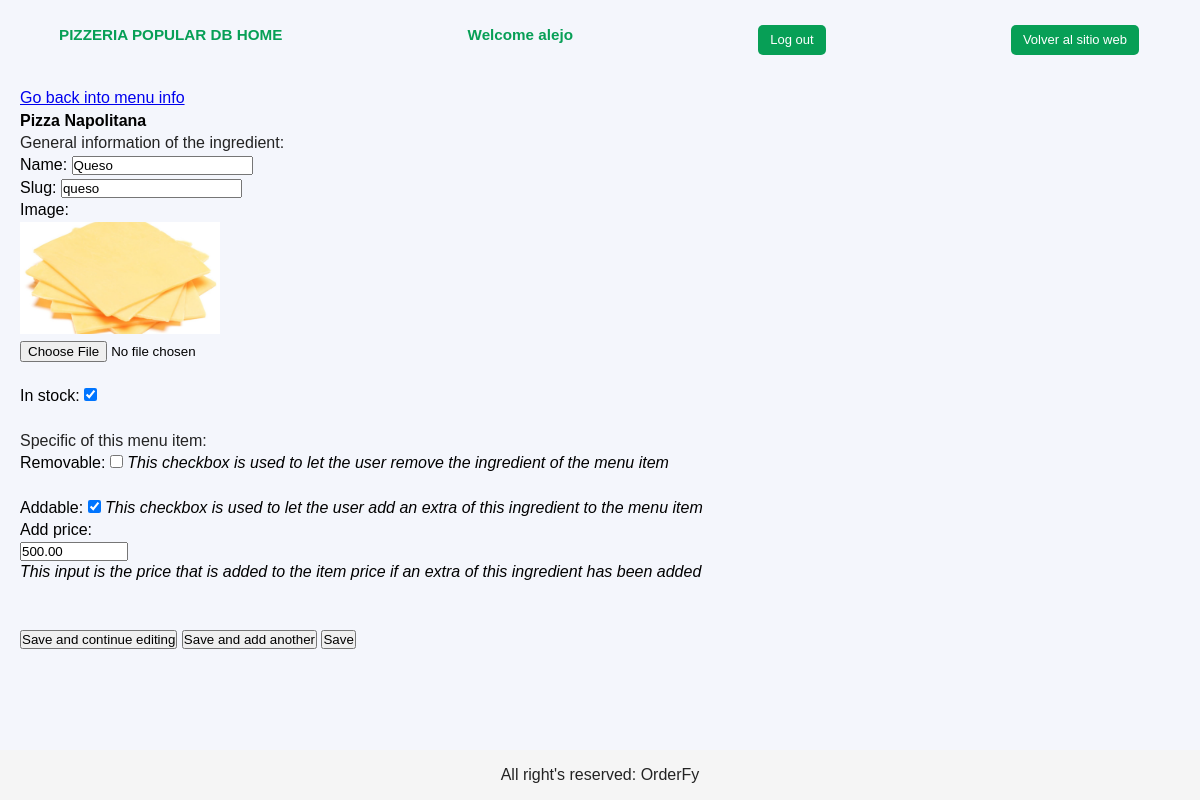
/database/pizzeria_popular/piz1/almuerzo/15/edit_item_ingredient/queso (signed in), run on the app's committed database.
### restaurants/models.py (models this page shows, shortened)
class Restaurant(models.Model):
    def get_upload_to_path_logo(self, filename):
        return f'{self.slug}/logo/{filename}'
    def get_upload_to_path_image(self, filename):
        return f'{self.slug}/image/{filename}'
    id= models.AutoField(primary_key=True)
    name= models.CharField(max_length=80)
    slug= models.SlugField(max_length=20, unique=True)
    description= models.TextField(max_length=1000, blank=True, null=True)
    logo= models.ImageField(upload_to=get_upload_to_path_logo, default="default_restaurant_logo.png")
    image= models.ImageField(upload_to=get_upload_to_path_image, default="default_restaurant_image.png")
    primary_color= models.CharField(max_length=7, validators=[functions.validate_color_hex])
    secondary_color= models.CharField(max_length=7, validators=[functions.validate_color_hex])
    q_branches= models.PositiveSmallIntegerField(default=1, validators=[functions.validate_not_zero])
    created= models.DateTimeField(auto_now_add= True)
    updated= models.DateTimeField(auto_now= True)
    class Meta:
        verbose_name=  "Restaurant"
        verbose_name_plural= "Restaurants"

class MenuItem(models.Model):
    category= models.ForeignKey(Category, on_delete=models.CASCADE)
    def get_upload_to_path_image(self, filename):
        return f'{self.category.type_of_category.branch.restaurant.slug}/image/{self.category.type_of_category.branch.slug}/{self.category.type_of_category.slug}/{self.category.slug}/{filename}'
    id = models.AutoField(primary_key= True)
    name= models.CharField(max_length=80)
    description= models.TextField(max_length=1000, blank=True, null=True)
    image= models.ImageField(upload_to=get_upload_to_path_image, default= 'default_menu_item.jpg')
    price= models.DecimalField(max_digits= 10, decimal_places= 2)
    in_stock= models.BooleanField(default= True)
    created= models.DateTimeField(auto_now_add= True)
    updated= models.DateTimeField(auto_now= True)
    class Meta:
        verbose_name=  "Menu Item"
        verbose_name_plural= "Menu Items"

class Ingredient(models.Model):
    menuItem= models.ManyToManyField(MenuItem, related_name="Ingredient", through='MenuItemIngredient')
    restaurant= models.ForeignKey(Restaurant, on_delete= models.CASCADE)
    def get_upload_to_path_image(self, filename):
        return f'{self.restaurant.slug}/image/ingredients/{filename}'
    id= models.AutoField(primary_key=True)
    name= models.CharField(max_length= 80)
    slug= models.SlugField(max_length= 20, unique=True)
    in_stock= models.BooleanField(default= True)
    image= models.ImageField(upload_to= get_upload_to_path_image, default= 'default_ingredient.png')
    created= models.DateTimeField(auto_now_add= True)
    updated= models.DateTimeField(auto_now= True)
    class Meta:
        verbose_name=  "Ingredient"
        verbose_name_plural= "Ingredients"

class MenuItemIngredient(models.Model):
    menu_item = models.ForeignKey(MenuItem, on_delete=models.CASCADE)
    ingredient = models.ForeignKey(Ingredient, on_delete=models.CASCADE)
    removable = models.BooleanField(default=True)
    price_remove = models.DecimalField(max_digits=10, decimal_places=2, default=0)
    addable= models.BooleanField(default=False)
    price_add = models.DecimalField(max_digits=10, decimal_places=2, default=0)
    class Meta:
        unique_together = ('menu_item', 'ingredient')
        verbose_name=  "Menu Item Ingredient"
        verbose_name_plural= "Menu Item Ingredients"

### access_user/models.py (models this page shows)
class CustomUser(AbstractUser):
    restaurant= models.ForeignKey(Restaurant, on_delete=models.CASCADE, blank=True, null=True)

### access_user/views/edit_db.py (the view, shortened to what this page needs)
# urls.py: path('<str:restaurant_slug>/<str:branch_slug>/<str:type_slug>/<int:item_id>/edit_item_ingredient/<str:ingredient_slug>', login_required(edit_db.edit_item_ingredient), name='edit_item_ingredient'),
@login_required
def edit_item_ingredient(request, restaurant_slug, branch_slug, type_slug, item_id, ingredient_slug):
    restaurant= functions.get_restaurant(restaurant_slug)
    if not restaurant: return HttpResponseNotFound("Cannot find restaurant named '" + restaurant_slug + "'")
    answer= functions.check_user(request, restaurant)
    if answer== "no_access": return HttpResponseForbidden(f'Your user, {request.user.username}, has not access to {restaurant.name}`s DataBase')
    branch= functions.get_branch(branch_slug)
    if not branch: return HttpResponseNotFound("Cannot find branch named '" + branch_slug + "'")
    type_of_category= functions.get_type(type_slug)
    if not type_of_category: return HttpResponseNotFound("Cannot find type of category named '" + type_slug + "'")
    menu_item= functions.get_menu_item(item_id)
    if not menu_item: return HttpResponseNotFound(f'Couldn`t find a menu item with id {item_id}')
    ingredient= functions.get_ingredient(ingredient_slug)
    if not ingredient: return HttpResponseNotFound(f'Couldn`t find an ingredient with slug "{ingredient_slug}"')
    item_ingredient= functions.get_item_ingredient(menu_item, ingredient)
    if not item_ingredient: return HttpResponseNotFound(f'Couldn`t find the ingredient "{ingredient}" in the item "{menu_item}"')
    params={
        "restaurant": restaurant,
        "branch": branch,
        "type": type_of_category,
        "menu_item": menu_item,
        "ingredient": ingredient,
        "item_ingredient": item_ingredient,
    }
    return render(request, 'access_user/edit/edit_item_ingredient.html', params)

### access_user/functions.py (called while the page is built)
def check_user(request, restaurant):
    if not request.user.is_superuser:
        users= CustomUser.objects.filter(restaurant=restaurant)
        if request.user not in users: return "no_access"
        return None

def get_restaurant(restaurant_slug):
    try:
        restaurant= Rmodels.Restaurant.objects.get(slug= restaurant_slug)
        return restaurant
    except ObjectDoesNotExist:
        return None

def get_branch(branch_slug):
    try:
        branch= Rmodels.Branch.objects.get(slug= branch_slug)
        return branch
    except ObjectDoesNotExist:
        return None

def get_type(type_slug):
    try:
        type_of_category= Rmodels.TypeOfCategory.objects.get(slug= type_slug)
        return type_of_category
    except ObjectDoesNotExist:
        return None

def get_menu_item(item_id):
    try:
        menu_item= Rmodels.MenuItem.objects.get(id=item_id)
        return menu_item
    except ObjectDoesNotExist:
        return None

def get_ingredient(ingredient_slug):
    try:
        ingredient= Rmodels.Ingredient.objects.get(slug= ingredient_slug)
        return ingredient
    except ObjectDoesNotExist:
        return None

def get_item_ingredient(item, ingredient):
    try:
        item_ingredient= Rmodels.MenuItemIngredient.objects.get(menu_item= item, ingredient= ingredient)
        return item_ingredient
    except ObjectDoesNotExist:
        return None

### templates/access_user/edit/edit_item_ingredient.html (shortened to what this page needs)
{% extends 'access_user/base.html' %}
{% load static %}
{% block content %}
    <a href="{% url 'db_menu' restaurant.slug branch.slug type.slug %}"> Go back into menu info </a>
    <br>
    <h4> {{menu_item.name}} </h4>
    <form method="post" enctype="multipart/form-data">
        <p> General information of the ingredient: </p>
        <label for="name">Name:</label>
        <input type="text" id="name" name="name" placeholder="Name" value="{{ ingredient.name }}" required>
        <br>
        <label for="slug">Slug:</label>
        <input type="text" id="slug" name="slug" placeholder="Slug" value="{{ ingredient.slug }}" required>
        <br>
        <label for="image">Image:</label>
        <br>
        <img src="{{ ingredient.image.url }}" alt="{{ ingredient.image.url }}">
        <br>
        <input type="file" id="image" name="image" accept=".jpg, .jpeg, .png, .gif, .bmp, .avif">
        <br> <br>
        <label for="in_stock">In stock: </label>
        <input type="checkbox" id="in_stock" name="in_stock" {% if ingredient.in_stock %} checked {% endif %}>
        <br> <br>
        <p> Specific of this menu item: </p>
        <label for="removable">Removable: </label>
        <input type="checkbox" id="removable" name="removable" {% if item_ingredient.removable %} checked {% endif %}>
        <em> This checkbox is used to let the user remove the ingredient of the menu item </em>
        <br>
        <br>
        <label for="addable">Addable: </label>
        <input type="checkbox" id="addable" name="addable" {% if item_ingredient.addable %} checked {% endif %}>
        <em> This checkbox is used to let the user add an extra of this ingredient to the menu item </em>
        <br>
        <label class="a_price_info" for="add_price">Add price: </label>
        <input class="a_price_info" type="number" id="add_price" name="add_price" step="0.01" min="0" max="999999" value="{{ item_ingredient.price_add }}">
        <em class="a_price_info"> This input is the price that is added to the item price if an extra of this ingredient has been added </em>
        <br>
        <br>
        <button type="submit" name="action" value="save_and_continue_editing">Save and continue editing</button>
        <button type="submit" name="action" value="save_and_add_another">Save and add another</button>
        <button type="submit" name="action" value="save">Save</button>
    </form>
{% endblock %}

### templates/access_user/base.html (shortened to what this page needs)
<!DOCTYPE html>
<html lang="en">
{% load static %}
<head>
    <link rel="stylesheet" href="{% static 'css/database/base.css' %}">
    <link rel="stylesheet" href="{% static 'css/restaurants/restaurants.css' %}">
</head>
<body>
    <section class="section">
        <header class="orderfy">
            <h3> {{ restaurant.name | upper }} DB HOME </h3>
            <h3> Welcome {{ user.username }} </h3>
            <a href="{% url 'db_logout' restaurant.slug %}" class="botres"> Log out </a>
            <a href="{% url 'restaurant' restaurant.slug %}" class="botres"> Volver al sitio web </a>
        </header>
        <br><br><br>
        {% block content %} {% endblock %}
        <footer class="footer">
            <p class="center-content"> All right's reserved: OrderFy </p>
        </footer>
    </section>
</body>
</html>

### static/css/database/base.css (style rules this page uses)
img { width: 200px; }
:root { --background: #F4F6FC; --backsec1: #e7e9ef; --backsec2: #F4F6FC; --logoGreen: #079F56 ; --letras: #232323; --botones: #d3d0d0; }
.footer { position: fixed; bottom: 0; left: 0; right: 0; width: 100%; height: 50px; background-color: #f5f5f5; text-align: center; line-height: 50px; }

### static/css/restaurants/restaurants.css (style rules this page uses)
:root { --background: #F4F6FC; --backsec1: #e7e9ef; --backsec2: #F4F6FC; --logoGreen: #079F56 ; --letras: #232323; --botones: #d3d0d0; }
* { margin: 0; padding: 0; box-sizing: border-box; }
body { font-family: 'Arial', sans-serif; line-height: 1.4; background-color: var(--background); }
.section { background-color: var(--background); padding: 20px; }
header { position: fixed; top: -1px; left: -1px; right: -1px; padding: 1rem 5%; display: flex; align-items: center; justify-content: space-between; z-index: 1000; background-color: var(--background); }
.center-content { width: 100%; display: flex; justify-content: center; }
.orderfy { font-size: 13px; text-align: center; background-color: var(--background); color: var(--logoGreen); width: 100%; }
p { color: var(--letras); }
.botres { display: inline-block; padding: 6px 12px; background-color: var(--logoGreen); color: white; text-decoration: none; border-color: var(--logoGreen); border-radius: 5px; margin-top: 10px; transition: background-color 0.3s; }

### data on the page
Restaurant: name "PIZZERIA POPULAR"
CustomUser: username "alejo"
MenuItem: name "Pizza Napolitana"
Ingredient: name "Queso", slug "queso", image (picture), in_stock "☑"
MenuItemIngredient: addable "☑", add_price "500.00"
